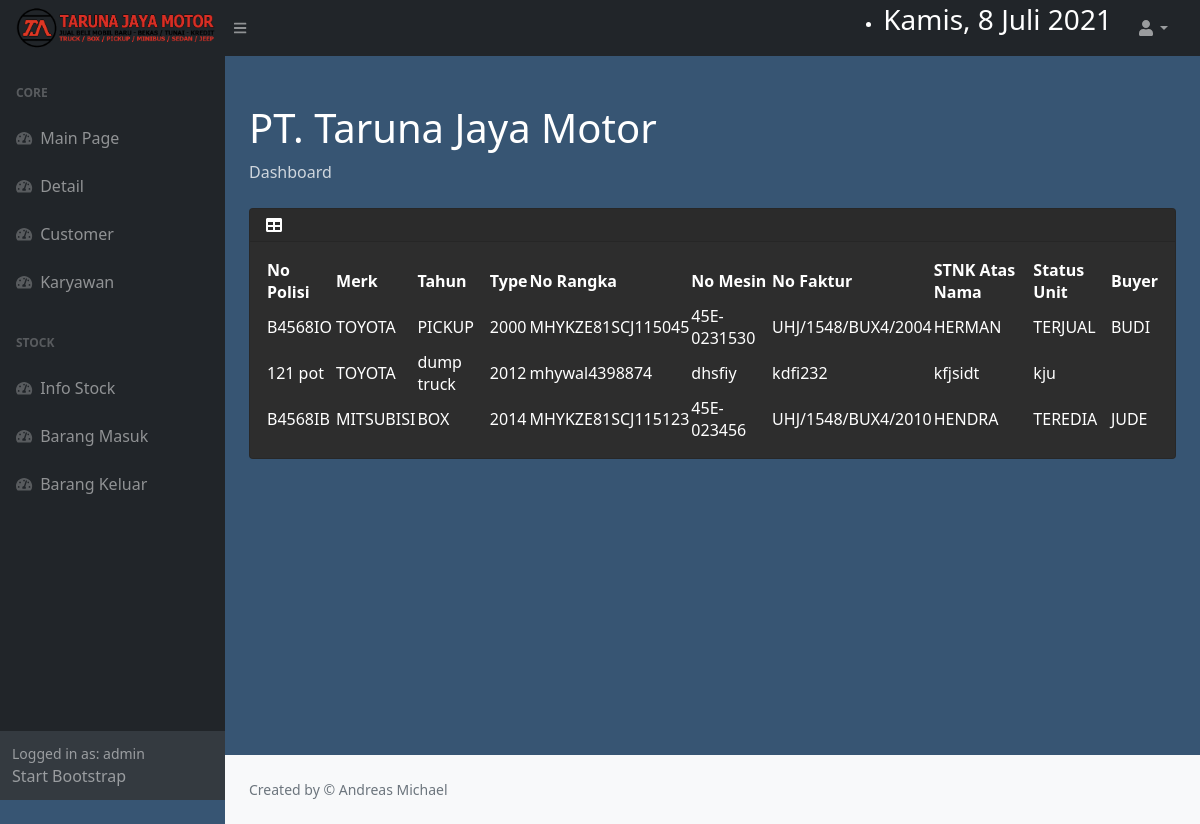
Page /TJM/indexkaryawan.php (signed in) on the committed database.
### tables this page shows
CREATE TABLE `info` (
  `idmobil` int(11) NOT NULL,
  `no_polisi` varchar(11) NOT NULL,
  `merk` varchar(50) NOT NULL,
  `type` varchar(50) NOT NULL,
  `tahun` int(11) NOT NULL,
  `no_rangka` varchar(20) NOT NULL,
  `no_mesin` varchar(50) NOT NULL,
  `no_faktur` varchar(50) NOT NULL,
  `stnk_atasnama` varchar(50) NOT NULL,
  `status_unit` varchar(50) NOT NULL,
  `unitin` varchar(50) NOT NULL,
  `seller` varchar(50) NOT NULL,
  `unitout` varchar(50) NOT NULL,
  `buyer` varchar(50) NOT NULL
);

### TJM/indexkaryawan.php (the view, shortened to what this page needs)
<?php
require 'function.php';
?>
<!DOCTYPE html>
<html lang="en">
    <head>
        <link href="https://cdn.jsdelivr.net/npm/simple-datatables@latest/dist/style.css" rel="stylesheet" />
        <link href="css/styles.css" rel="stylesheet" />
    </head>
    <body class="sb-nav-fixed">
        <nav class="sb-topnav navbar navbar-expand navbar-dark bg-dark">
            <a class="navbar-brand ps-3" href="index.php" >
            <img src="logo_tjm.png" width="200px"\></a>
            <button class="btn btn-link btn-sm order-1 order-lg-0 me-4 me-lg-0" id="sidebarToggle" href="#!"><i class="fas fa-bars"></i></button>
            <form class="d-none d-md-inline-block form-inline ms-auto me-0 me-md-3 my-2 my-md-0">
            <div class="small">
                        <ul class="notification-area pull-right">
                            <li><h3><div class="date">
						</b></div></h3>
						</li>
                        </ul>
                    </div>
            </form>
            <ul class="navbar-nav ms-auto ms-md-0 me-3 me-lg-4">
                <li class="nav-item dropdown">
                    <a class="nav-link dropdown-toggle" id="navbarDropdown" href="#" role="button" data-bs-toggle="dropdown" aria-expanded="false"><i class="fas fa-user fa-fw"></i></a>
                </li>
            </ul>
        </nav>
        <div id="layoutSidenav">
            <div id="layoutSidenav_nav">
                <nav class="sb-sidenav accordion sb-sidenav-dark" id="sidenavAccordion">
                    <div class="sb-sidenav-menu">
                        <div class="nav">
                            <div class="sb-sidenav-menu-heading">Core</div>
                            <a class="nav-link" href="index.php">
                                <div class="sb-nav-link-icon"><i class="fas fa-tachometer-alt"></i></div>
                                Main Page
                            </a>
                            <a class="nav-link" href="detail.php">
                                <div class="sb-nav-link-icon"><i class="fas fa-tachometer-alt"></i></div>
                                Detail
                            </a>
                            <a class="nav-link" href="customer.php">
                                <div class="sb-nav-link-icon"><i class="fas fa-tachometer-alt"></i></div>
                                Customer
                            </a>
                            <a class="nav-link" href="infokaryawan.php">
                                <div class="sb-nav-link-icon"><i class="fas fa-tachometer-alt"></i></div>
                                Karyawan
                            </a>
                            <div class="sb-sidenav-menu-heading">Stock</div>
                            <a class="nav-link" href="stock.php">
                                <div class="sb-nav-link-icon"><i class="fas fa-tachometer-alt"></i></div>
                                Info Stock
                            </a>
                            <a class="nav-link" href="detail.php">
                                <div class="sb-nav-link-icon"><i class="fas fa-tachometer-alt"></i></div>
                                Barang Masuk
                            </a>
                            <a class="nav-link" href="customer.php">
                                <div class="sb-nav-link-icon"><i class="fas fa-tachometer-alt"></i></div>
                                Barang Keluar
                            </a>
                        </div>
                    </div>
                    <div class="sb-sidenav-footer">
                        <div class="small">Logged in as: <?=$_SESSION['username'];?></div>
                        Start Bootstrap
                    </div>
                </nav>
            </div>
            <div id="layoutSidenav_content">
                <main>
                    <div class="container-fluid px-4">
                        <h1 class="mt-4">PT. Taruna Jaya Motor</h1>
                        <ol class="breadcrumb mb-4">
                            <li class="breadcrumb-item active">Dashboard</li>
                        </ol>
                        <div class="card mb-4">
                            <div class="card-header">
                                <i class="fas fa-table me-1"></i>
                            </div>
                            <div class="card-body">
                                <table id="datatablesSimple">
                                    <thead>
                                        <tr>
                                            <th>No Polisi</th>
                                            <th>Merk</th>
                                            <th>Tahun</th>
                                            <th>Type</th>
                                            <th>No Rangka</th>
                                            <th>No Mesin</th>
                                            <th>No Faktur</th>
                                            <th>STNK Atas Nama</th>
                                            <th>Status Unit</th>
                                            <th>Buyer</th>
                                        </tr>
                                    </thead>
                                    <tbody>
                                    <?php
                                        $ambilsemuadata = mysqli_query($conn,"select * from info");
                                        while($data=mysqli_fetch_array($ambilsemuadata)){
                                            $nopolisi = $data['no_polisi'];
                                            $merk = $data['merk'];
                                            $type = $data['type'];
                                            $tahun = $data['tahun'];
                                            $norangka = $data['no_rangka'];
                                            $nomesin = $data['no_mesin'];
                                            $nofaktur = $data['no_faktur'];
                                            $stnk = $data['stnk_atasnama'];
                                            $status = $data['status_unit'];
                                            $buyer = $data['buyer'];
                                    ?>
                                        <tr>
                                            <td><?=$nopolisi;?></td>
                                            <td><?=$merk;?></td>
                                            <td><?=$type;?></td>
                                            <td><?=$tahun;?></td>
                                            <td><?=$norangka;?></td>
                                            <td><?=$nomesin;?></td>
                                            <td><?=$nofaktur;?></td>
                                            <td><?=$stnk;?></td>
                                            <td><?=$status;?></td>
                                            <td><?=$buyer;?></td>
                                        </tr>
                                        <?php
                                        };
                                    ?>
                                    </tbody>
                                </table>
                            </div>
                        </div>
                    </div>
                </main>
                <footer class="py-4 bg-light mt-auto">
                    <div class="container-fluid px-4">
                        <div class="d-flex align-items-center justify-content-between small">
                            <div class="text-muted">Created by &copy; Andreas Michael</div>
                        </div>
                    </div>
                </footer>
            </div>
        </div>
    </body>
</html>

### rows in the picture
info: no_polisi "B4568IO", merk "TOYOTA", type "PICKUP", tahun "2000", no_rangka "MHYKZE81SCJ115045", no_mesin "45E-0231530", no_faktur "UHJ/1548/BUX4/2004", stnk_atasnama "HERMAN", status_unit "TERJUAL", buyer "BUDI"
info: no_polisi "121 pot", merk "TOYOTA", type "dump truck", tahun "2012", no_rangka "mhywal4398874", no_mesin "dhsfiy", no_faktur "kdfi232", stnk_atasnama "kfjsidt", status_unit "kju"
info: no_polisi "B4568IB", merk "MITSUBISI", type "BOX", tahun "2014", no_rangka "MHYKZE81SCJ115123", no_mesin "45E-023456", no_faktur "UHJ/1548/BUX4/2010", stnk_atasnama "HENDRA", status_unit "TEREDIA", buyer "JUDE"

### other values in the picture
$_SESSION['username'] "admin"
